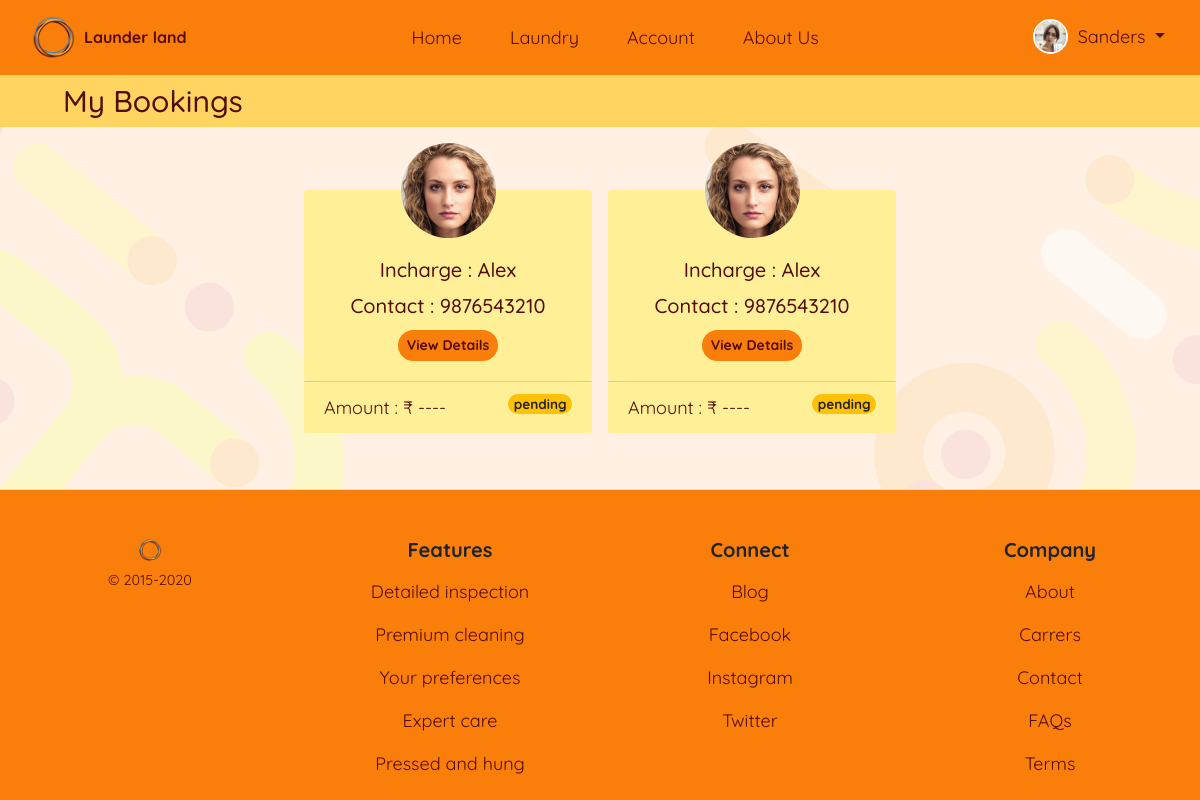
The app's page /laundry/mybookings/ (signed in), older data.
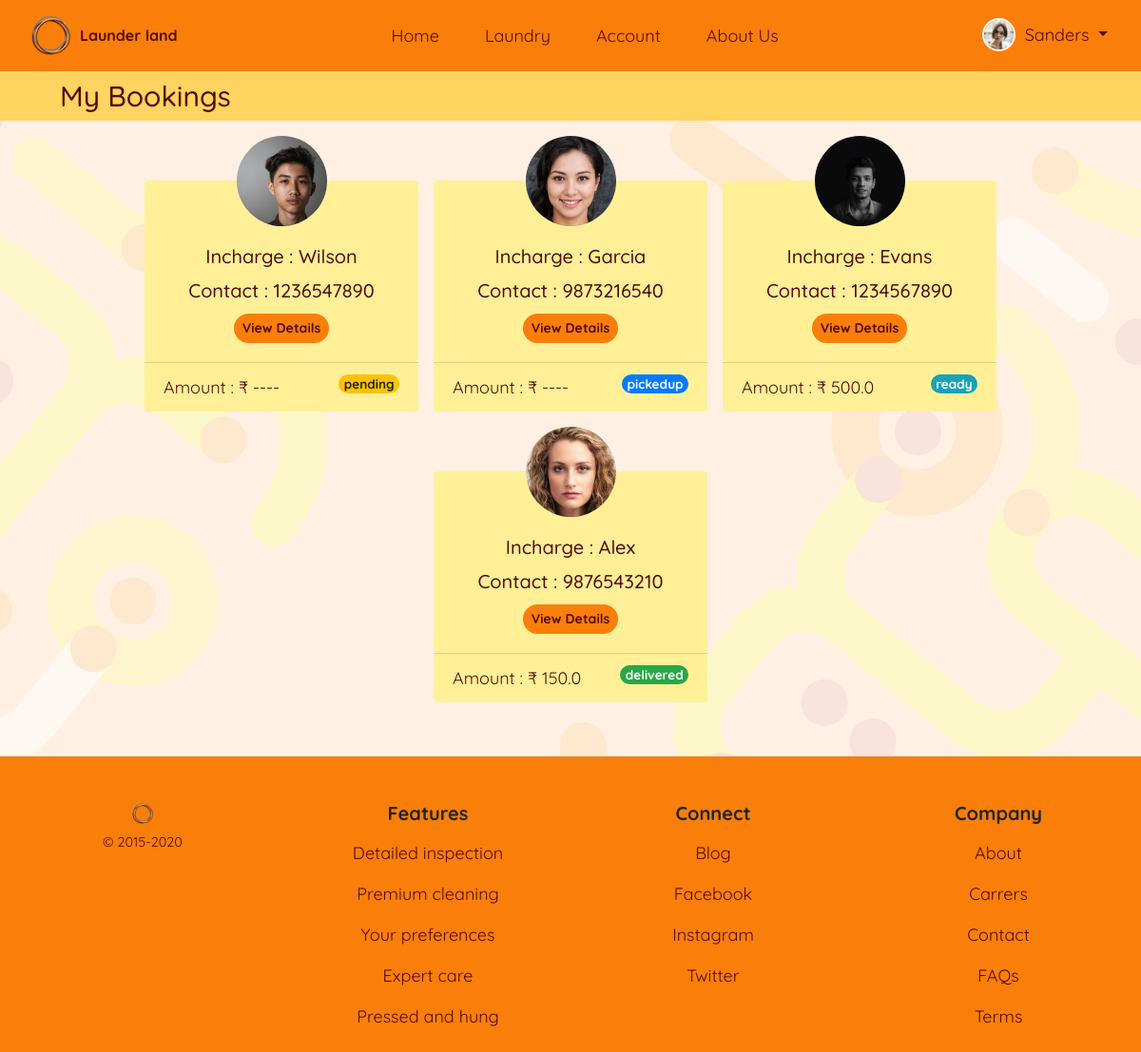
The same page, newer data.
### usermodule/models.py (models this page shows, shortened)
class User(AbstractUser):
    username = None
    mobile = models.CharField(unique=True, max_length=10)
    email = models.EmailField(unique=True)
    first_name = models.CharField(max_length=15)
    profile_pic = models.ImageField(default="profile.png", blank=True)
    gender_choice = (('Male', 'Male'), ('Female', 'Female'),
                     ('Other', 'Other'))
    gender = models.CharField(max_length=7, choices=gender_choice)
    user_type_choice = ((1, 'Owner'), (2, 'Staff'), (3, 'Customer'))
    user_type = models.PositiveSmallIntegerField(
        choices=user_type_choice)
    staff_status = models.BooleanField(default=False)
    address = models.CharField(max_length=100)
    street = models.CharField(max_length=50)
    city = models.CharField(max_length=50)
    state = models.CharField(max_length=50)
    pincode = models.CharField(max_length=6)
    creation_date = models.DateTimeField(auto_now_add=True)
    objects = UserManager()
    USERNAME_FIELD = 'mobile'
    REQUIRED_FIELDS = ['first_name']
    class Meta:
        verbose_name = 'User'
        verbose_name_plural = 'Users'

### laundry/models.py (models this page shows, shortened)
class Booking(models.Model):
    cust_id = models.ForeignKey(
        User, on_delete=models.CASCADE, related_name="cid")
    assigned_staff = models.ForeignKey(User, on_delete=models.CASCADE)
    services = models.ManyToManyField(Service)
    quantity = models.PositiveIntegerField()
    delivery_choice = (('local', 'Pickup'), ('myself', 'Myself'))
    delivery_type = models.CharField(choices=delivery_choice, max_length=30)
    status_choice = (('pending', 'Pending'), ('pickedup', 'Picked Up'), ('canceled', 'Canceled'),
                     ('ready', 'Ready'), ('delivered', 'Delivered'))
    status = models.CharField(max_length=20, choices=status_choice,
                              default=status_choice[0][0])
    amount = models.FloatField(null=True, blank=True)
    booked_on = models.DateTimeField(auto_now_add=True)
    delivered_on = models.DateTimeField(null=True, blank=True)
    class Meta:
        verbose_name = 'Booking'
        verbose_name_plural = 'Bookings'

### usermodule/decorators.py (the view)
    def wrap(request, *args, **kwargs):
        if request.user.is_authenticated:
            if request.user.user_type == 3:
                return function(request, *args, **kwargs)
            else:
                messages.warning(request, 'Signin using Customer Account')
                return redirect(redirect('usermodule:signin').url+'?next='+request.path)
        else:
            return redirect(redirect('usermodule:signin').url+'?next='+request.path)

### laundry/views.py (called while the page is built)
@user_is_customer
def Mybookings(request):
    bookings = Booking.objects.filter(
        cust_id=request.user.id).order_by('booked_on').reverse()
    return render(request, 'laundry/booking_list.html', {'bookings': bookings})

### templates/laundry/booking_list.html (shortened to what this page needs)
{% extends 'base_layout.html' %}
{% load static %}
{% load crispy_forms_tags %}
{% block content %}
<body id="booking">
    <article class="bg_light_orange_2 container-fluid py-2">
        <section class="pr-md-auto pl-md-5 text-center text-md-left">
            <h3 class="brown mb-0 clamp_size_header">My Bookings</h3>
        </section>
    </article>
    <article class="container-fluid my-2">
        {% if bookings %}
        <div class="row d-flex justify-content-center">
            {% for book in bookings %}
            <section class="card card-cust bg-transparent border-0 m-2" style="width: 18rem;">
                <div class="mx-auto img_body d-flex d-non">
                    <img src="{{ book.assigned_staff.profile_pic.url }}" class="rounded-circle mb-n5 d-non" width="95"
                        alt="{{ book.assigned_staff.first_name }} image" style="z-index:500">
                </div>
                <div class="card-body bg_light_orange_1 text-center brown rounded">
                    <h5 class="card-title pt-5">Incharge : {{ book.assigned_staff.first_name }}</h5>
                    <h5 class="card-title">Contact : {{ book.assigned_staff.mobile }}</h5>
                    <a href="{% url 'laundry:booking_details' book.id %}"
                        class="btn btn-cust btn-sm bg_orange_1 rounded-pill brown bold">View
                        Details</a>
                </div>
                <div class="card-footer bg_light_orange_1 brown">
                    <span class="">Amount : &#x20B9; {{ book.amount|default:"----" }}</span>
                    <span class="badge float-right rounded-pill mb-0
                    {% if book.status == 'delivered' %}
                    badge-success
                    {% elif book.status == 'ready' %}
                    badge-info
                    {% elif book.status == 'pickedup' %}
                    badge-primary
                    {% elif book.status == 'pending' %}
                    badge-warning
                    {% elif book.status == 'canceled' %}
                    badge-danger
                    {% endif %}
                    ">{{ book.status }}</span>
                </div>
            </section>
            {% endfor %}
            {% else %}
            <div class="row d-flex justify-content-center align-items-center" style="height: 50vh;">
                <h4 class="bold brown"> You haven't booked anything</h4>
                {% endif %}
            </div>
    </article>
</body>
{% endblock %}

### templates/base_layout.html (shortened to what this page needs)
{% load static %}
<!DOCTYPE html>
<html lang="en">
<head>
    <link rel="stylesheet" href="https://maxcdn.bootstrapcdn.com/bootstrap/4.5.0/css/bootstrap.min.css" />
    <link rel="stylesheet" href="https://use.fontawesome.com/releases/v5.7.0/css/all.css"
 />
    <link rel="stylesheet" href="https://cdnjs.cloudflare.com/ajax/libs/animate.css/4.0.0/animate.min.css" />
    <link rel="stylesheet" href="{% static 'css/style.css' %}" />
</head>
<body>
    <header>
        {% include 'header.html' %}
    </header>
    <main>
        {% block content %} {% endblock %}
    </main>
    <footer class="pt-4 mt-5 pt-md-5 border-top bg_orange_1 ">
        {% include 'footer.html' %}
    </footer>
</body>
</html>

### templates/messages.html (shortened to what this page needs)
{% load static %}

### templates/header.html (shortened to what this page needs)
{% load static %}
{% url 'homepage' as home %}
{% url 'usermodule:myaccount' as myaccount %}
{% url 'laundry:laundry' as laundry %}
<div>
    <nav class="navbar navbar-expand-lg bg_orange_1">
        <div class="container mx_width_100 justify-content-between">
            <a class="navbar-brand flex-shrink-0 btn-cust d-flex" href="{% url 'homepage' %}"
                style="min-width: 7rem"><img src="{% static 'images/logo.png' %}" alt="Horbax" width="45" />
                <h6 class="my-auto ml-2 brown bold">Launder land</h6>
            </a>
            <div class="container order-1 order-lg-0">
                <div class="navbar-collapse collapse d-lg-flex justify-content-center align-items-center"
                    id="navbarCollapse">
                    <ul class="navbar-nav">
                        <li class="nav-item my-2 mx-lg-3 clamp_size">
                            <a class="{% if request.get_full_path == home %}actives{% else %}brown{% endif %} nav-link border-0 btn-cust text-center header_big"
                                href="{% url 'homepage' %}">Home</a>
                        </li>
                        <li class="nav-item my-2 mx-lg-3 clamp_size">
                            <a class="{% if request.get_full_path == laundry %}actives{% else %}brown{% endif %} nav-link header_big border-0 btn-cust text-center"
                                href="{% url 'laundry:laundry' %}">Laundry</a>
                        </li>
                        {% if user.is_authenticated %}
                        <li class="nav-item my-2 mx-lg-3 clamp_size">
                            <a class="{% if request.get_full_path == myaccount %}actives{% else %}brown{% endif %} nav-link header_big border-0 btn-cust text-center"
                                href="{% url 'usermodule:myaccount' %}">Account</a>
                        </li>
                        {% endif %}
                        <li class="nav-item my-2 mx-lg-3 clamp_size">
                            <a class="brown nav-link header_big border-0 btn-cust text-center" href="#">About Us</a>
                        </li>
                    </ul>
                </div>
            </div>
            <div class="navbar-toolbar d-flex flex-shrink-0 align-items-center order-0 orderlg-1">
                {% if user.is_authenticated %}
                <div class="nav-item dropdown d-flex order-md-2">
                    <a class="navbar-tool mx-sm-1 mx-md-0 text-decoration-none btn-cust" href="">
                        <div class="navbar-tool-icon-box">
                            <img class="rounded-circle" src="{{ user.profile_pic.url }}" width="35"
                                style="border: 2px solid white" alt="Profile" />
                        </div>
                    </a>
                    <a class="nav-link dropdown-toggle btn-cust d-none d-md-block px-1
              {% if request.get_full_path == profile %}active{% else %}brown{% endif %}" href="#" id="navbardrop"
                        data-toggle="dropdown">
                        {{ user.first_name }}
                    </a>
                </div>
                {% endif %}
            </div>
        </div>
    </nav>
</div>

### templates/footer.html
{% load static %}
<div class="row mx-0 text-center">
    <div class="col-12 col-md">
        <img class="mb-2" src="{% static 'images/logo.png' %}" alt="" width="24" height="24">
        <small class="d-block mb-3 brown">© 2015-2020</small>
    </div>
    <div class="col-12 col-md">
        <h5 class="bold">Features</h5>
        <ul class="list-unstyled text-small brown">
            <li><a class="text-muted nav-link brown" href="#">Detailed inspection</a></li>
            <li><a class="text-muted nav-link brown" href="#">
                    Premium cleaning</a></li>
            <li><a class="text-muted nav-link brown" href="#">
                    Your preferences</a></li>
            <li><a class="text-muted nav-link brown" href="#">Expert care</a></li>
            <li><a class="text-muted nav-link brown" href="#">Pressed and hung</a></li>
        </ul>
    </div>
    <div class="col-12 col-md">
        <h5 class="bold">Connect</h5>
        <ul class="list-unstyled text-small brown">
            <li><a class="text-muted nav-link brown" href="#">Blog</a></li>
            <li><a class="text-muted nav-link brown" href="#">Facebook</a></li>
            <li><a class="text-muted nav-link brown" href="#">Instagram</a></li>
            <li><a class="text-muted nav-link brown" href="#">Twitter</a></li>
        </ul>
    </div>
    <div class="col-12 col-md">
        <h5 class="bold">Company</h5>
        <ul class="list-unstyled text-small brown">
            <li><a class="text-muted nav-link brown" href="#">About</a></li>
            <li><a class="text-muted nav-link brown" href="#">Carrers</a></li>
            <li><a class="text-muted nav-link brown" href="#">Contact</a></li>
            <li><a class="text-muted nav-link brown" href="#">FAQs</a></li>
            <li><a class="text-muted nav-link brown" href="#">Terms</a></li>
        </ul>
    </div>
</div>

### static/css/style.css (style rules this page uses)
body { background-image: url("/static/images/home_page.png"); background-attachment: fixed; background-size: cover; -webkit-background-size: cover; -moz-background-size: cover; -o-background-size: cover; background-repeat: no-repeat; background-blend-mode: overlay; font-family: "Quicksand"; font-size: large; }
.btn-cust { transition: transform 80ms ease-in; }
.brown { color: #540c0b !important; }
.bg_orange_1 { background-color: #fa7e0a !important; }
.bg_light_orange_1 { background-color: #fff098 !important; }
.bg_light_orange_2 { background-color: #ffd460 !important; }
.bold { font-weight: 700 !important; }
.clamp_size { font-size: clmp(17px, 2.5vw, 21px) !important; }
.clamp_size_header { font-size: clamp(25px, 2.5vw, 32px) !important; }
.navbar-tool { position: relative; display: -ms-flexbox; display: flex; -ms-flex-align: center; align-items: center; }
.navbar-tool-icon-box { position: relative; width: 2.875rem; height: 2.875rem; border-radius: 50%; line-height: 2.625rem; text-align: center; color: #540c0b; }
.mx_width_100 { max-width: 100% !important; }
#booking { background-color: #ffefe2f6; }

Row changes from the older to the newer data that the page shows:
removed Booking: assigned_staff.profile_pic (picture), assigned_staff.first_name "Alex", assigned_staff.mobile "9876543210", amount "----", status "pending"
added Booking: assigned_staff.profile_pic (picture), assigned_staff.first_name "Wilson", assigned_staff.mobile "1236547890", amount "----", status "pending"
added Booking: assigned_staff.profile_pic (picture), assigned_staff.first_name "Garcia", assigned_staff.mobile "9873216540", amount "----", status "pickedup"
added Booking: assigned_staff.profile_pic (picture), assigned_staff.first_name "Evans", assigned_staff.mobile "1234567890", amount "500.0", status "ready"
changed Booking "Alex": amount "----" → "150.0"; status "pending" → "delivered"
